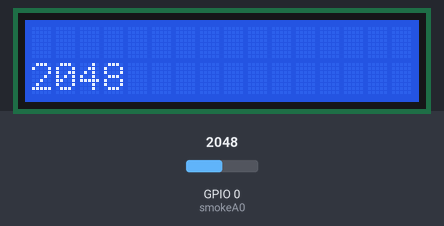
This sketch was run on a simulated ESP32. Shown: 16×2 character LCD. Inputs (shaded band) come from the test bench; at power-on: GPIO 0 (smokeA0) = 2048. WiFi joins after 1.5 s; servers stay silent unless stated; what the sketch prints to the serial monitor is not drawn.

Above: at 3.0 s.
3.1 s: GPIO 0 (smokeA0) set to 329
At 5.8 s:
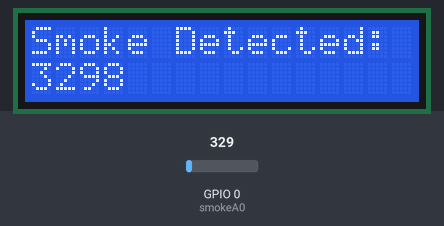
6.3 s: GPIO 0 (smokeA0) set to 268
At 10.3 s:
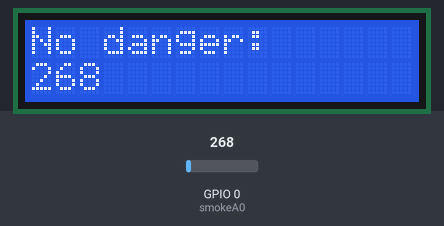
10.5 s: GPIO 0 (smokeA0) set to 340
At 12.5 s:
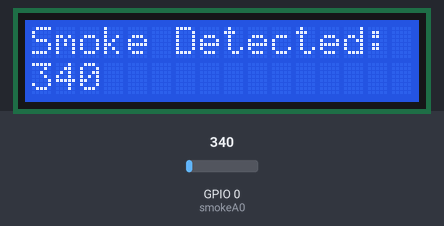
Timing chart, 0 to 14.0 s (numbered marks = the images above; inputs shaded):
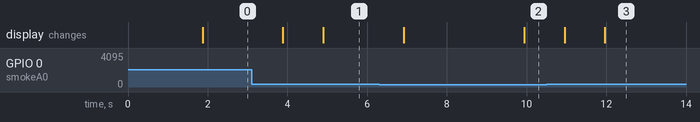

Measured:
- the behaviour switches between 301 and 300 on GPIO 0 (smokeA0) (found by bisection; images 1 and 2)
- after the input at 3.1 s, the display: first changes after 0.78 s (image 1 shows a later state)
- after the input at 6.3 s, the display: first changes after 0.62 s (image 2 shows a later state)
- after the input at 10.5 s, the display: first changes after 0.45 s (image 3 shows a later state)

The sketch:

SmokeDetectiong_BlynKIoT.ino
```cpp
#define BLYNK_TEMPLATE_ID "TMPL2Q-BQJVmG"
#define BLYNK_TEMPLATE_NAME "Smoke sensor"
#define BLYNK_AUTH_TOKEN "SvsgjMlY0yNSClq-YenSnhRf6jVjgcYN"

#include <WiFi.h>
#include <WiFiClient.h>
#include <BlynkSimpleEsp32.h>

#include <LiquidCrystal_I2C.h> //LCD DISPLAY

char auth[] = BLYNK_AUTH_TOKEN;

int lcdColumns = 16;
int lcdRows = 2;
// set LCD address, number of columns and rows
// if you don't know your display address, run an I2C scanner sketch
LiquidCrystal_I2C lcd(0x27, lcdColumns, lcdRows);

char ssid[] = "La_Fibre_dOrange_73D3";
char pass[] = "ATN2N95UC7DGKZR99G";


BlynkTimer timer;

const int smokeA0 = 0; //GPIO 0
//pins that works with internet
//analogRead( 39 );
//analogRead( 34 );
//analogRead( 35 );
//analogRead( 32 );
//analogRead( 33 );
int sensorThres = 100;

int data;


void sendSensor(){


 Blynk.virtualWrite(V0, data);

  //Serial.println(data);


  if(data > 300){
    //Blynk.email("test@gmail.com", "Alert", "Gas Leakage Detected!");
    Blynk.logEvent("smoke_detected","smoke detected");
    lcd.setCursor(0, 0);
    // print message
    lcd.print("Smoke Detected:");
    //Serial.println(data);

  }
  else {
    lcd.setCursor(0, 0);

    lcd.clear();
  // print message
  lcd.print("No danger:");}
}
void setup() {
  // initialize LCD
  lcd.init();
  // turn on LCD backlight
  lcd.backlight();

  Serial.begin(9600);
  Blynk.begin(auth, ssid, pass);
  pinMode(smokeA0, INPUT);
  timer.setInterval(2500L, sendSensor);
}

void loop() {
   data = analogRead(smokeA0);
   lcd.setCursor(0,1);
   //delay(500);
  lcd.print(data);
   delay(1000);
   Serial.println(data);
  Blynk.run();
  timer.run();
}
```
